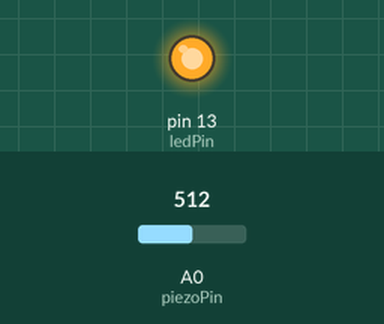
Bench run of a sketch on a simulated Arduino Uno, built with avr-gcc and run on an emulated ATmega328P. Parts: output pins drawn as LEDs (lit = HIGH). Inputs (shaded band) come from the test bench; at power-on: A0 (piezoPin) = 512. What the sketch prints to the serial monitor is not drawn.

Above: at 1.5 s.
1.6 s: A0 (piezoPin) set to 317
3.3 s: A0 (piezoPin) set to 295
At 4.7 s:
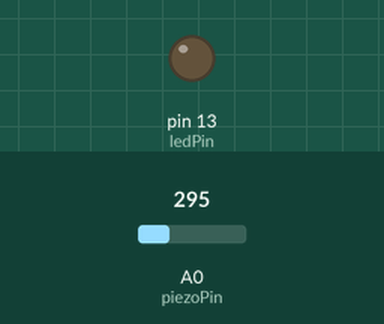
5.0 s: A0 (piezoPin) set to 511
At 6.2 s:
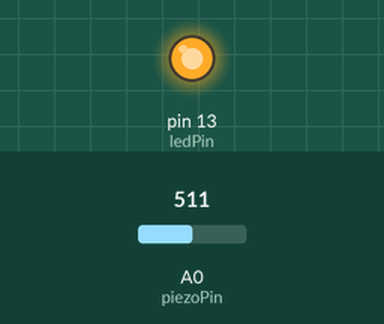
6.6 s: A0 (piezoPin) set to 306
At 7.8 s:
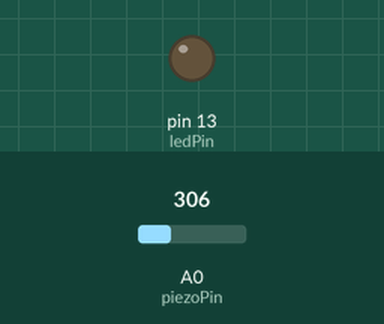
Timing chart, 0 to 9.6 s (numbered marks = the images above; inputs shaded):
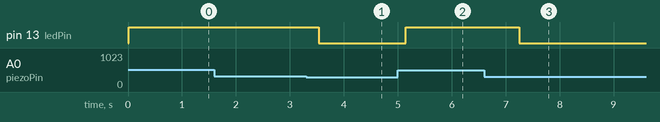

Measured:
- the behaviour switches between 307 and 306 on A0 (piezoPin) (found by bisection; images 0 and 1)
- after the input at 1.6 s, every drawn part: stays the same
- after the input at 3.3 s, pin 13 (ledPin): HIGH → LOW after 0.24 s
- after the input at 5.0 s, pin 13 (ledPin): LOW → HIGH after 0.14 s
- after the input at 6.6 s, pin 13 (ledPin): HIGH → LOW after 0.65 s

The sketch:

Aurdino_Code.ino
```cpp
// Footstep Power Generation Project
// By Komala Hasini

const int piezoPin = A0;     // Analog input from piezo sensor
const int ledPin = 13;       // LED to indicate power generation
float voltage = 0.0;

void setup() {
  Serial.begin(9600);
  pinMode(ledPin, OUTPUT);
  Serial.println("Footstep Power Generation System Initialized...");
}

void loop() {
  int sensorValue = analogRead(piezoPin);       // Read raw analog value
  voltage = sensorValue * (5.0 / 1023.0);       // Convert to voltage (0–5V scale)

  Serial.print("Generated Voltage: ");
  Serial.print(voltage);
  Serial.println(" V");

  if (voltage > 1.5) {    // Adjust threshold as per sensor output
    digitalWrite(ledPin, HIGH);
    Serial.println("⚡ Energy Generated!");
    delay(500);
  } else {
    digitalWrite(ledPin, LOW);
  }

  delay(200);
}
```
